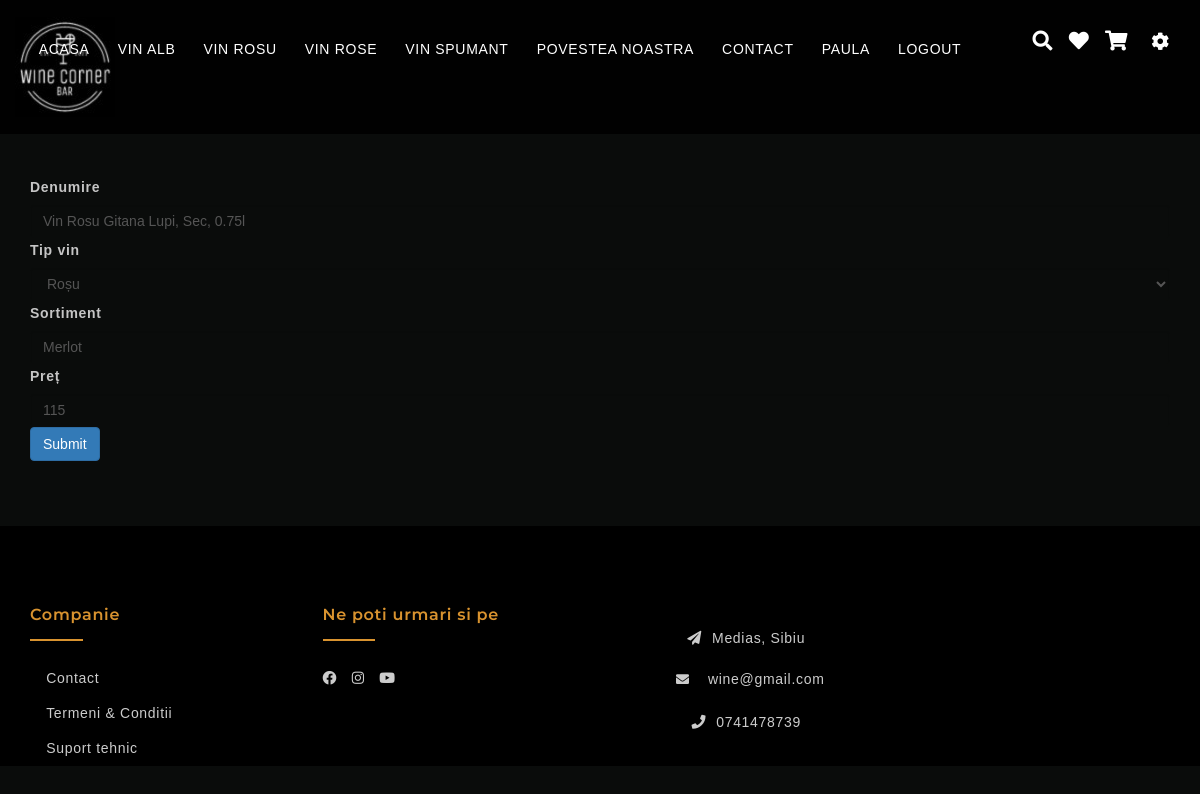
The app's page /edit-single.php?id_vin=10 (signed in) with its own data.
### tables this page shows
CREATE TABLE `wine` (
  `id_vin` int(11) NOT NULL,
  `denumire` text NOT NULL,
  `id_selection` int(11) NOT NULL,
  `Sortiment` text NOT NULL,
  `price` int(11) NOT NULL,
  `product_image` longblob NOT NULL
);

### edit-single.php (the view, shortened to what this page needs)
<?php
include 'config.php';
$options = [
    1 => 'Roșu',
    2 => 'Alb',
    3 => 'Rose',
    4 => 'Spumant',
];
if(isset($_GET['id_vin'])) {
    $id = $_GET['id_vin'];
    $sql = "SELECT id_vin, denumire, id_selection, sortiment, price FROM wine where id_vin=$id";
    $result = $conn->query($sql);
    $vin = $result->fetch_assoc();
}
?>
<!DOCTYPE html>
<html lang="en">
<head>
    <link rel="stylesheet" href="Dependencies/bootstrap.css">
    <link rel="stylesheet" href="Dependencies/font-awesome.min.css">
    <link rel="stylesheet" href="https://cdnjs.cloudflare.com/ajax/libs/font-awesome/5.15.4/css/all.min.css">
    <link rel="stylesheet" href="Dependencies/owl.carousel.min.css">
    <link rel="stylesheet" href="Dependencies/owl.theme.default.min.css">
    <link rel="stylesheet" href="style.css">
</head>
<body>
    <?php
        include_once 'header.php';
    ?>
    <section class="product-slide" style="margin-top: 125px;">
        <div class="container">
            <?php if($vin) {?>
                <form method="POST" action="">
                    <div class="form-group">
                        <label for="denumire">Denumire</label>
                        <input type="text" class="form-control" value="<?php echo $vin['denumire'] ?>" id="denumire" name="denumire">
                        <?php
                        $html = '<label for="id_selection">Tip vin</label><select class="form-control" id="id_selection" name="id_selection">';
                            foreach ($options as $option => $value) {
                                if ($option == $vin['id_selection']) {
                                    $html .= '<option value='.$option.' selected="selected">'.$value.'</option>';
                                } else {
                                    $html .= '<option value='.$option.'>'.$value.'</option>';
                                }
                            }
                            echo $html .= '</select>';
                        ?>
                        <label for="sortiment">Sortiment</label>
                        <input type="text" class="form-control" value="<?php echo $vin['sortiment'] ?>" id="sortiment" name="sortiment">
                        <label for="price">Preț</label>
                        <input type="text" class="form-control" value="<?php echo $vin['price'] ?>" id="price" name="price">
                        <input type="submit" class="btn btn-primary"/>
                    </div>
                </form>
            <?php }
            ?>
        </div>
    </section>
</body>
<?php
    include_once 'footer.php';
?>
</html>

### style.css (style rules this page uses)
body { font-family: 'Lato', sans-serif; line-height: 24px; font-size: 14px; font-style: normal; font-weight: 400; visibility: visible; color: white; letter-spacing: 0.05em; }
.container { max-width: 1170px; }
html, body { height: 100%; overflow-x: hidden; width: 100%; }
body { color: #c5c5c5; background-color: #0a0c0b; }
.btn, .btn:hover { transition: all 0.5s ease-in-out; }
section { padding: 50px 0; }

### product.css (style rules this page uses)
* { font-family: 'Nunito', sans-serif; margin:0; padding:0; box-sizing: border-box; outline: none; border:none; text-decoration: none; transition: all .2s linear; }
html { font-size: 62.5%; overflow-x: hidden; }

### records on screen
wine: denumire "Vin Rosu Gitana Lupi, Sec, 0.75l", id_selection "Roșu", sortiment "Merlot", price "115"

### other values on screen
$_SESSION['login_user']['name'] "PAULA"
